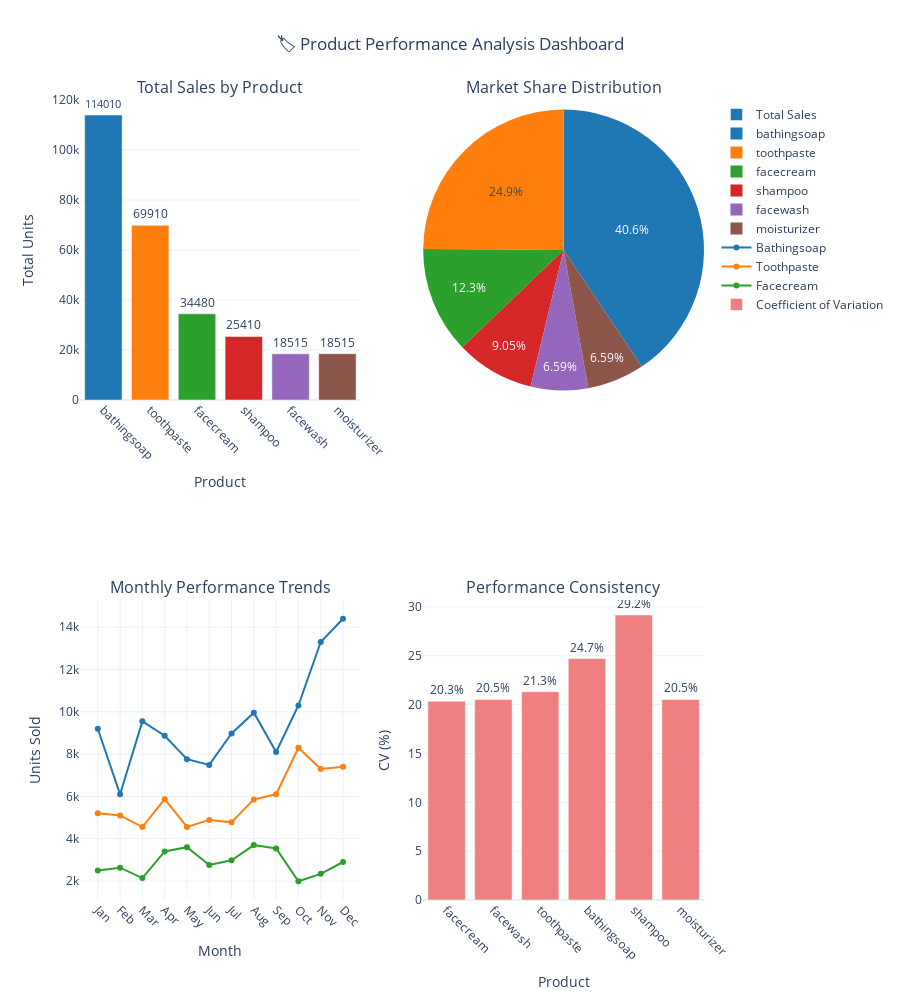

Here is the notebook cell this chart was saved with:
### Code cell
# Create comprehensive product performance visualization
# I create detailed product visualizations because:
# - Visual comparison is more effective than tabular data
# - Multiple chart types reveal different performance aspects
# - Professional visualizations are essential for stakeholder presentation
# - Interactive elements enhance user engagement

# Create product performance dashboard
fig = make_subplots(
    rows=2, cols=2,
    subplot_titles=('Total Sales by Product', 'Market Share Distribution', 
                   'Monthly Performance Trends', 'Performance Consistency'),
    specs=[[{"type": "bar"}, {"type": "pie"}],
           [{"secondary_y": False}, {"type": "bar"}]]
)

# 1. Total sales bar chart
fig.add_trace(
    go.Bar(x=product_totals.index, y=product_totals.values,
           name='Total Sales', 
           marker_color=['#1f77b4', '#ff7f0e', '#2ca02c', '#d62728', '#9467bd', '#8c564b'],
           text=product_totals.values,
           textposition='outside'),
    row=1, col=1
)

# 2. Market share pie chart
fig.add_trace(
    go.Pie(labels=market_share.index, values=market_share.values,
           name="Market Share",
           marker_colors=['#1f77b4', '#ff7f0e', '#2ca02c', '#d62728', '#9467bd', '#8c564b']),
    row=1, col=2
)

# 3. Monthly trends for top 3 products
top_3_products = product_totals.head(3).index
colors = ['#1f77b4', '#ff7f0e', '#2ca02c']
for i, product in enumerate(top_3_products):
    fig.add_trace(
        go.Scatter(x=df['month_name'], y=df[product],
                   mode='lines+markers', name=f'{product.title()}',
                   line=dict(color=colors[i], width=2),
                   marker=dict(size=6)),
        row=2, col=1
    )

# 4. Performance consistency (CV)
fig.add_trace(
    go.Bar(x=product_cv.index, y=product_cv.values,
           name='Coefficient of Variation',
           marker_color='lightcoral',
           text=[f'{x:.1f}%' for x in product_cv.values],
           textposition='outside'),
    row=2, col=2
)

# Update layout
fig.update_layout(
    title_text="🏷️ Product Performance Analysis Dashboard",
    title_x=0.5,
    height=1000,
    showlegend=True,
    template="plotly_white"
)

# Update axes
fig.update_xaxes(title_text="Product", row=1, col=1, tickangle=45)
fig.update_yaxes(title_text="Total Units", row=1, col=1)
fig.update_xaxes(title_text="Month", row=2, col=1, tickangle=45)
fig.update_yaxes(title_text="Units Sold", row=2, col=1)
fig.update_xaxes(title_text="Product", row=2, col=2, tickangle=45)
fig.update_yaxes(title_text="CV (%)", row=2, col=2)

fig.show()

print("💡 Product Performance Key Insights:")
print(f"🏆 Star Performer: {product_totals.index[0].title()} - {market_share.iloc[0]:.1f}% market share")
print(f"⚠️ Needs Attention: {product_totals.index[-1].title()} - {market_share.iloc[-1]:.1f}% market share")
print(f"📊 Most Consistent: {consistency_ranking.index[0].title()} - {consistency_ranking.iloc[0]:.1f}% CV")
print(f"📈 Biggest Opportunity: Products with high variability may have untapped potential")

### Figure 1 — Plotly figure (JSON) as saved in the notebook; plotly's stock layout.template omitted (floating-point values rounded to 4 significant figures)
{"data": [{"marker": {"color": ["#1f77b4", "#ff7f0e", "#2ca02c", "#d62728", "#9467bd", "#8c564b"]}, "name": "Total Sales", "text": [114000.0, 69910.0, 34480.0, 25410.0, 18520.0, 18520.0], "textposition": "outside", "type": "bar", "x": ["bathingsoap", "toothpaste", "facecream", "shampoo", "facewash", "moisturizer"], "xaxis": "x", "y": [114010, 69910, 34480, 25410, 18515, 18515], "yaxis": "y"}, {"domain": {"x": [0.55, 1], "y": [0.625, 1]}, "labels": ["bathingsoap", "toothpaste", "facecream", "shampoo", "facewash", "moisturizer"], "marker": {"colors": ["#1f77b4", "#ff7f0e", "#2ca02c", "#d62728", "#9467bd", "#8c564b"]}, "name": "Market Share", "type": "pie", "values": [40.6, 24.89, 12.28, 9.048, 6.593, 6.593]}, {"line": {"color": "#1f77b4", "width": 2}, "marker": {"size": 6}, "mode": "lines+markers", "name": "Bathingsoap", "type": "scatter", "x": ["Jan", "Feb", "Mar", "Apr", "May", "Jun", "Jul", "Aug", "Sep", "Oct", "Nov", "Dec"], "xaxis": "x2", "y": [9200, 6100, 9550, 8870, 7760, 7490, 8980, 9960, 8100, 10300, 13300, 14400], "yaxis": "y2"}, {"line": {"color": "#ff7f0e", "width": 2}, "marker": {"size": 6}, "mode": "lines+markers", "name": "Toothpaste", "type": "scatter", "x": ["Jan", "Feb", "Mar", "Apr", "May", "Jun", "Jul", "Aug", "Sep", "Oct", "Nov", "Dec"], "xaxis": "x2", "y": [5200, 5100, 4550, 5870, 4560, 4890, 4780, 5860, 6100, 8300, 7300, 7400], "yaxis": "y2"}, {"line": {"color": "#2ca02c", "width": 2}, "marker": {"size": 6}, "mode": "lines+markers", "name": "Facecream", "type": "scatter", "x": ["Jan", "Feb", "Mar", "Apr", "May", "Jun", "Jul", "Aug", "Sep", "Oct", "Nov", "Dec"], "xaxis": "x2", "y": [2500, 2630, 2140, 3400, 3600, 2760, 2980, 3700, 3540, 1990, 2340, 2900], "yaxis": "y2"}, {"marker": {"color": "lightcoral"}, "name": "Coefficient of Variation", "text": ["20.3%", "20.5%", "21.3%", "24.7%", "29.2%", "20.5%"], "textposition": "outside", "type": "bar", "x": ["facecream", "facewash", "toothpaste", "bathingsoap", "shampoo", "moisturizer"], "xaxis": "x3", "y": [20.35, 20.53, 21.32, 24.71, 29.17, 20.53], "yaxis": "y3"}], "layout": {"annotations": [{"font": {"size": 16}, "showarrow": false, "text": "Total Sales by Product", "x": 0.225, "xanchor": "center", "xref": "paper", "y": 1, "yanchor": "bottom", "yref": "paper"}, {"font": {"size": 16}, "showarrow": false, "text": "Market Share Distribution", "x": 0.775, "xanchor": "center", "xref": "paper", "y": 1, "yanchor": "bottom", "yref": "paper"}, {"font": {"size": 16}, "showarrow": false, "text": "Monthly Performance Trends", "x": 0.225, "xanchor": "center", "xref": "paper", "y": 0.375, "yanchor": "bottom", "yref": "paper"}, {"font": {"size": 16}, "showarrow": false, "text": "Performance Consistency", "x": 0.775, "xanchor": "center", "xref": "paper", "y": 0.375, "yanchor": "bottom", "yref": "paper"}], "height": 1000, "showlegend": true, "title": {"text": "🏷️ Product Performance Analysis Dashboard", "x": 0.5}, "xaxis": {"anchor": "y", "domain": [0, 0.45], "tickangle": 45, "title": {"text": "Product"}}, "xaxis2": {"anchor": "y2", "domain": [0, 0.45], "tickangle": 45, "title": {"text": "Month"}}, "xaxis3": {"anchor": "y3", "domain": [0.55, 1], "tickangle": 45, "title": {"text": "Product"}}, "yaxis": {"anchor": "x", "domain": [0.625, 1], "title": {"text": "Total Units"}}, "yaxis2": {"anchor": "x2", "domain": [0, 0.375], "title": {"text": "Units Sold"}}, "yaxis3": {"anchor": "x3", "domain": [0, 0.375], "title": {"text": "CV (%)"}}}}
